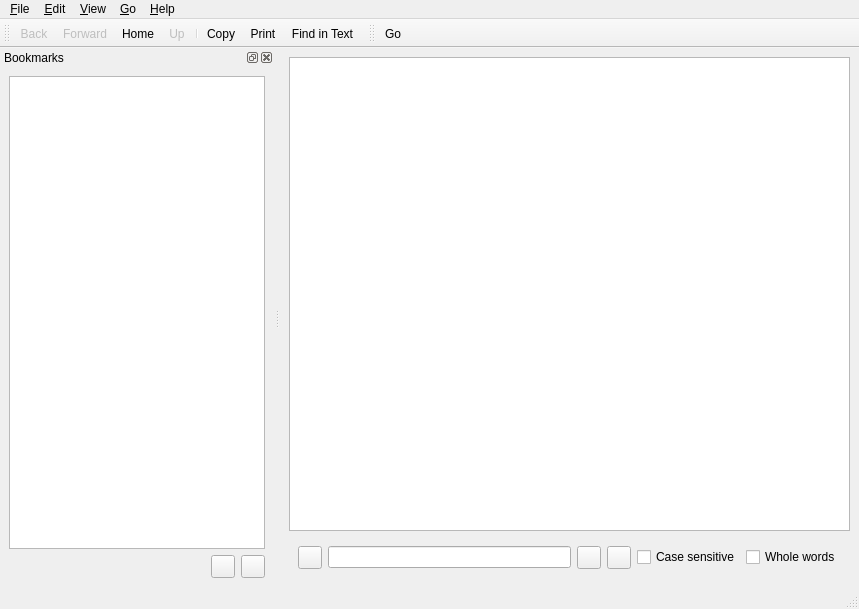
<ui version="4.0" >
 <class>HelpBrowser</class>
 <widget class="QMainWindow" name="HelpBrowser" >
  <property name="geometry" >
   <rect>
    <x>0</x>
    <y>0</y>
    <width>859</width>
    <height>609</height>
   </rect>
  </property>
  <property name="windowTitle" >
   <string>GAP Documentation</string>
  </property>
  <property name="iconSize" >
   <size>
    <width>22</width>
    <height>22</height>
   </size>
  </property>
  <widget class="QWidget" name="centralwidget" >
   <layout class="QVBoxLayout" >
    <item>
     <widget class="ggap::HelpView" name="helpView" >
      <property name="openExternalLinks" >
       <bool>true</bool>
      </property>
     </widget>
    </item>
    <item>
     <widget class="QWidget" native="1" name="findBox" >
      <property name="sizePolicy" >
       <sizepolicy vsizetype="Minimum" hsizetype="Preferred" >
        <horstretch>0</horstretch>
        <verstretch>0</verstretch>
       </sizepolicy>
      </property>
      <layout class="QVBoxLayout" >
       <item>
        <layout class="QHBoxLayout" >
         <item>
          <widget class="QToolButton" name="findButtonClose" >
           <property name="text" >
            <string/>
           </property>
           <property name="icon" >
            <iconset resource="ggap.qrc" >
             <normaloff>:/icons16/close.png</normaloff>:/icons16/close.png</iconset>
           </property>
           <property name="iconSize" >
            <size>
             <width>16</width>
             <height>16</height>
            </size>
           </property>
          </widget>
         </item>
         <item>
          <widget class="QLineEdit" name="findEntry" />
         </item>
         <item>
          <widget class="QToolButton" name="findButtonPrev" >
           <property name="text" >
            <string/>
           </property>
           <property name="icon" >
            <iconset resource="ggap.qrc" >
             <normaloff>:/icons32/go-previous.png</normaloff>:/icons32/go-previous.png</iconset>
           </property>
           <property name="iconSize" >
            <size>
             <width>16</width>
             <height>16</height>
            </size>
           </property>
          </widget>
         </item>
         <item>
          <widget class="QToolButton" name="findButtonNext" >
           <property name="text" >
            <string/>
           </property>
           <property name="icon" >
            <iconset resource="ggap.qrc" >
             <normaloff>:/icons32/go-next.png</normaloff>:/icons32/go-next.png</iconset>
           </property>
           <property name="iconSize" >
            <size>
             <width>16</width>
             <height>16</height>
            </size>
           </property>
          </widget>
         </item>
         <item>
          <widget class="QCheckBox" name="findCheckCaseSensitive" >
           <property name="text" >
            <string>Case sensitive</string>
           </property>
          </widget>
         </item>
         <item>
          <widget class="QCheckBox" name="findCheckWholeWords" >
           <property name="text" >
            <string>Whole words</string>
           </property>
          </widget>
         </item>
        </layout>
       </item>
      </layout>
     </widget>
    </item>
   </layout>
  </widget>
  <widget class="QMenuBar" name="menubar" >
   <property name="geometry" >
    <rect>
     <x>0</x>
     <y>0</y>
     <width>859</width>
     <height>22</height>
    </rect>
   </property>
   <widget class="QMenu" name="menuFile" >
    <property name="title" >
     <string>&amp;File</string>
    </property>
    <addaction name="actionPageSetup" />
    <addaction name="actionPrintPreview" />
    <addaction name="actionPrint" />
    <addaction name="separator" />
    <addaction name="actionClose" />
    <addaction name="actionQuit" />
   </widget>
   <widget class="QMenu" name="menuEdit" >
    <property name="title" >
     <string>&amp;Edit</string>
    </property>
    <addaction name="actionCopy" />
    <addaction name="actionFind" />
    <addaction name="actionFindNext" />
    <addaction name="actionFindPrev" />
    <addaction name="separator" />
    <addaction name="actionPrefs" />
   </widget>
   <widget class="QMenu" name="menuView" >
    <property name="title" >
     <string>&amp;View</string>
    </property>
    <addaction name="actionZoomIn" />
    <addaction name="actionZoomOut" />
    <addaction name="actionZoomNormal" />
    <addaction name="separator" />
   </widget>
   <widget class="QMenu" name="menuGo" >
    <property name="title" >
     <string>&amp;Go</string>
    </property>
    <addaction name="actionGoHome" />
    <addaction name="actionGoBackward" />
    <addaction name="actionGoForward" />
    <addaction name="separator" />
    <addaction name="actionGoPrevPage" />
    <addaction name="actionGoNextPage" />
   </widget>
   <widget class="QMenu" name="menuHelp" >
    <property name="title" >
     <string>&amp;Help</string>
    </property>
    <addaction name="actionAbout" />
    <addaction name="actionAboutQt" />
   </widget>
   <addaction name="menuFile" />
   <addaction name="menuEdit" />
   <addaction name="menuView" />
   <addaction name="menuGo" />
   <addaction name="menuHelp" />
  </widget>
  <widget class="QStatusBar" name="statusbar" />
  <widget class="QDockWidget" name="bookmarkDock" >
   <property name="windowTitle" >
    <string>Bookmarks</string>
   </property>
   <attribute name="dockWidgetArea" >
    <number>1</number>
   </attribute>
   <widget class="QWidget" name="dockWidgetContents" >
    <layout class="QVBoxLayout" name="verticalLayout" >
     <item>
      <widget class="ggap::BookmarkList" name="bookmarkList" />
     </item>
     <item>
      <layout class="QHBoxLayout" name="horizontalLayout" >
       <item>
        <spacer name="horizontalSpacer" >
         <property name="orientation" >
          <enum>Qt::Horizontal</enum>
         </property>
         <property name="sizeHint" stdset="0" >
          <size>
           <width>40</width>
           <height>20</height>
          </size>
         </property>
        </spacer>
       </item>
       <item>
        <widget class="QToolButton" name="bookmarkAdd" >
         <property name="icon" >
          <iconset resource="ggap.qrc" >
           <normaloff>:/icons16/list-add.png</normaloff>:/icons16/list-add.png</iconset>
         </property>
        </widget>
       </item>
       <item>
        <widget class="QToolButton" name="bookmarkDelete" >
         <property name="icon" >
          <iconset resource="ggap.qrc" >
           <normaloff>:/icons16/list-remove.png</normaloff>:/icons16/list-remove.png</iconset>
         </property>
        </widget>
       </item>
      </layout>
     </item>
    </layout>
   </widget>
  </widget>
  <widget class="QToolBar" name="toolbar" >
   <property name="windowTitle" >
    <string>Main Toolbar</string>
   </property>
   <attribute name="toolBarArea" >
    <enum>TopToolBarArea</enum>
   </attribute>
   <attribute name="toolBarBreak" >
    <bool>false</bool>
   </attribute>
   <addaction name="actionGoBackward" />
   <addaction name="actionGoForward" />
   <addaction name="actionGoHome" />
   <addaction name="actionGoUp" />
   <addaction name="separator" />
   <addaction name="actionCopy" />
   <addaction name="actionPrint" />
   <addaction name="actionFind" />
  </widget>
  <widget class="QToolBar" name="toolbarAddress" >
   <property name="windowTitle" >
    <string>Address Bar</string>
   </property>
   <attribute name="toolBarArea" >
    <enum>TopToolBarArea</enum>
   </attribute>
   <attribute name="toolBarBreak" >
    <bool>false</bool>
   </attribute>
   <addaction name="actionGo" />
  </widget>
  <action name="actionAbout" >
   <property name="text" >
    <string>&amp;About GGAP</string>
   </property>
  </action>
  <action name="actionAddBookmark" >
   <property name="icon" >
    <iconset resource="ggap.qrc" >
     <normaloff>:/icons32/bookmark-new.png</normaloff>:/icons32/bookmark-new.png</iconset>
   </property>
   <property name="text" >
    <string>&amp;Add Bookmark...</string>
   </property>
   <property name="shortcut" >
    <string>Ctrl+B</string>
   </property>
  </action>
  <action name="actionGoHome" >
   <property name="icon" >
    <iconset resource="ggap.qrc" >
     <normaloff>:/icons32/go-home.png</normaloff>:/icons32/go-home.png</iconset>
   </property>
   <property name="text" >
    <string>&amp;Home</string>
   </property>
   <property name="shortcut" >
    <string>Ctrl+Shift+H</string>
   </property>
  </action>
  <action name="actionGoBackward" >
   <property name="enabled" >
    <bool>false</bool>
   </property>
   <property name="icon" >
    <iconset resource="ggap.qrc" >
     <normaloff>:/icons32/go-previous.png</normaloff>:/icons32/go-previous.png</iconset>
   </property>
   <property name="text" >
    <string>&amp;Back</string>
   </property>
   <property name="shortcut" >
    <string>Ctrl+[</string>
   </property>
  </action>
  <action name="actionGoForward" >
   <property name="enabled" >
    <bool>false</bool>
   </property>
   <property name="icon" >
    <iconset resource="ggap.qrc" >
     <normaloff>:/icons32/go-next.png</normaloff>:/icons32/go-next.png</iconset>
   </property>
   <property name="text" >
    <string>&amp;Forward</string>
   </property>
   <property name="shortcut" >
    <string>Ctrl+]</string>
   </property>
  </action>
  <action name="actionGoNextPage" >
   <property name="text" >
    <string>Next Page</string>
   </property>
   <property name="shortcut" >
    <string>Ctrl+Alt+]</string>
   </property>
  </action>
  <action name="actionGoPrevPage" >
   <property name="text" >
    <string>Previous Page</string>
   </property>
   <property name="shortcut" >
    <string>Ctrl+Alt+[</string>
   </property>
  </action>
  <action name="actionZoomIn" >
   <property name="text" >
    <string>Zoom &amp;In</string>
   </property>
   <property name="shortcut" >
    <string>Ctrl++</string>
   </property>
  </action>
  <action name="actionZoomOut" >
   <property name="text" >
    <string>Zoom &amp;Out</string>
   </property>
   <property name="shortcut" >
    <string>Ctrl+-</string>
   </property>
  </action>
  <action name="actionZoomNormal" >
   <property name="text" >
    <string>&amp;Normal Size</string>
   </property>
   <property name="shortcut" >
    <string>Ctrl+0</string>
   </property>
  </action>
  <action name="actionShowBookmarks" >
   <property name="text" >
    <string>Bookmarks</string>
   </property>
   <property name="shortcut" >
    <string>Alt+B</string>
   </property>
  </action>
  <action name="actionCopy" >
   <property name="icon" >
    <iconset resource="ggap.qrc" >
     <normaloff>:/icons32/edit-copy.png</normaloff>:/icons32/edit-copy.png</iconset>
   </property>
   <property name="text" >
    <string>&amp;Copy</string>
   </property>
   <property name="shortcut" >
    <string>Ctrl+C</string>
   </property>
  </action>
  <action name="actionFind" >
   <property name="icon" >
    <iconset resource="ggap.qrc" >
     <normaloff>:/icons32/edit-find.png</normaloff>:/icons32/edit-find.png</iconset>
   </property>
   <property name="text" >
    <string>&amp;Find in Text</string>
   </property>
   <property name="shortcut" >
    <string>Ctrl+F</string>
   </property>
  </action>
  <action name="actionFindNext" >
   <property name="text" >
    <string>Find &amp;Next</string>
   </property>
   <property name="shortcut" >
    <string>Ctrl+G</string>
   </property>
  </action>
  <action name="actionFindPrev" >
   <property name="text" >
    <string>Find &amp;Previous</string>
   </property>
   <property name="shortcut" >
    <string>Ctrl+Shift+G</string>
   </property>
  </action>
  <action name="actionPageSetup" >
   <property name="text" >
    <string>Pa&amp;ge Setup...</string>
   </property>
   <property name="shortcut" >
    <string>Ctrl+Shift+P</string>
   </property>
  </action>
  <action name="actionPrint" >
   <property name="icon" >
    <iconset resource="ggap.qrc" >
     <normaloff>:/icons32/document-print.png</normaloff>:/icons32/document-print.png</iconset>
   </property>
   <property name="text" >
    <string>&amp;Print...</string>
   </property>
   <property name="shortcut" >
    <string>Ctrl+P</string>
   </property>
  </action>
  <action name="actionGo" >
   <property name="icon" >
    <iconset resource="ggap.qrc" >
     <normaloff>:/icons32/go-next.png</normaloff>:/icons32/go-next.png</iconset>
   </property>
   <property name="text" >
    <string>Go</string>
   </property>
  </action>
  <action name="actionClose" >
   <property name="icon" >
    <iconset resource="ggap.qrc" >
     <normaloff>:/icons32/close.png</normaloff>:/icons32/close.png</iconset>
   </property>
   <property name="text" >
    <string>&amp;Close</string>
   </property>
   <property name="shortcut" >
    <string>Ctrl+W</string>
   </property>
  </action>
  <action name="actionPrefs" >
   <property name="icon" >
    <iconset resource="ggap.qrc" >
     <normaloff>:/icons32/preferences.png</normaloff>:/icons32/preferences.png</iconset>
   </property>
   <property name="text" >
    <string>Preferences</string>
   </property>
  </action>
  <action name="actionQuit" >
   <property name="text" >
    <string>&amp;Quit</string>
   </property>
   <property name="shortcut" >
    <string>Ctrl+Q</string>
   </property>
  </action>
  <action name="actionPrintPreview" >
   <property name="icon" >
    <iconset resource="ggap.qrc" >
     <normaloff>:/icons32/document-print-preview.png</normaloff>:/icons32/document-print-preview.png</iconset>
   </property>
   <property name="text" >
    <string>Print Pre&amp;view</string>
   </property>
  </action>
  <action name="actionGoUp" >
   <property name="enabled" >
    <bool>false</bool>
   </property>
   <property name="icon" >
    <iconset resource="ggap.qrc" >
     <normaloff>:/icons16/go-up.png</normaloff>:/icons16/go-up.png</iconset>
   </property>
   <property name="text" >
    <string>Up</string>
   </property>
  </action>
  <action name="actionAboutQt" >
   <property name="text" >
    <string>About Qt</string>
   </property>
   <property name="menuRole" >
    <enum>QAction::AboutQtRole</enum>
   </property>
  </action>
 </widget>
 <customwidgets>
  <customwidget>
   <class>ggap::HelpView</class>
   <extends>QTextBrowser</extends>
   <header>ggap/help.h</header>
   <slots>
    <slot>up()</slot>
    <signal>upAvailable(bool)</signal>
   </slots>
  </customwidget>
  <customwidget>
   <class>ggap::BookmarkList</class>
   <extends>QListWidget</extends>
   <header>ggap/help-bookmarks.h</header>
   <slots>
    <slot>deleteSelected()</slot>
    <signal>urlActivated(QUrl)</signal>
   </slots>
  </customwidget>
 </customwidgets>
 <resources>
  <include location="ggap.qrc" />
 </resources>
 <connections/>
 <slots>
  <slot>aboutDialog()</slot>
  <slot>prefsDialog()</slot>
  <slot>quit()</slot>
  <slot>zoomWindow()</slot>
  <slot>bringAllToFront()</slot>
  <slot>printDocument()</slot>
  <slot>pageSetup()</slot>
  <slot>startFind()</slot>
  <slot>findNext()</slot>
  <slot>findPrev()</slot>
  <slot>cancelFind()</slot>
  <slot>printPreview()</slot>
  <slot>findEntryTextEdited(QString)</slot>
 </slots>
</ui>
